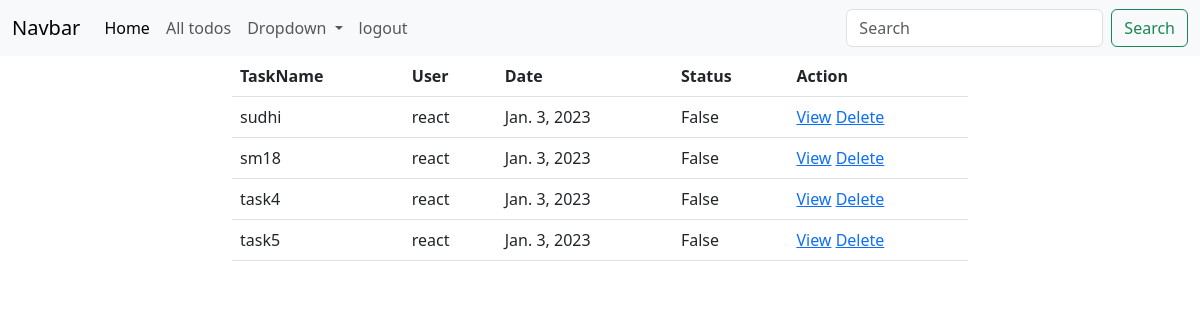
The app's page /task/all (signed in) with its own data.
### task/models.py (models this page shows, shortened)
class Tasks(models.Model):
    task_name=models.CharField(max_length=200)
    created_date=models.DateField(auto_now_add=True)
    status=models.BooleanField(default=False)
    user=models.ForeignKey(User,on_delete=models.CASCADE)

### task/views.py (the view)
# urls.py: path("task/all",views.TaskListView.as_view(),name="task-list"),
@method_decorator(signin_required,name="dispatch")
class TaskListView(ListView):
    model=Tasks
    template_name="task-list.html"
    context_object_name="todos"
    def get_queryset(self):
        return Tasks.objects.filter(user=self.request.user)

### task/views.py (called while the page is built)
def signin_required(fn):
    def wrapper(request,*args,**kwargs):
        if not request.user.is_authenticated:
            messages.error(request,"you must login")
            return redirect("signin")
        else:
            return fn(request,*args,**kwargs)
    return wrapper

### task/templates/task-list.html (shortened to what this page needs)
{%extends 'base.html'%}
{%block body%}
<div class="container">
    <div class="row">
        <div class="col-2"></div>
        <div class="col-8">
            <table class="table">
                <tr">
                    <th>TaskName</th>
                    <th>User</th>
                    <th>Date</th>
                    <th>Status</th>
                    <th>Action</th>
                {%for t in todos%}
                <tr>
                    <td>{{t.task_name}}</td>
                    <td>{{t.user}}</td>
                    <td>{{t.created_date}}</td>
                    <td>{{t.status}}</td>
                    <td>
                        <a href="{%url 'task-detail' t.id%}">View</a>
                        <a href="{%url 'task-delete' t.id%}">Delete</a>
                    </td>
                </tr>
                {%endfor%}
            </table>
        </div>
        <div class="col-2"></div>
    </div>
</div>
{%endblock%}

### task/templates/base.html (shortened to what this page needs)
<!DOCTYPE html>
<html lang="en">
<head>
    <link href="https://cdn.jsdelivr.net/npm/bootstrap@5.3.0-alpha1/dist/css/bootstrap.min.css" rel="stylesheet">
  </head>
<body>
    <nav class="navbar navbar-expand-lg bg-body-tertiary">
        <div class="container-fluid">
          <a class="navbar-brand" href="#">Navbar</a>
          <div class="collapse navbar-collapse" id="navbarSupportedContent">
            <ul class="navbar-nav me-auto mb-2 mb-lg-0">
              <li class="nav-item">
                <a class="nav-link active" aria-current="page" href="{%url 'home'%}">Home</a>
              </li>
              <li class="nav-item">
                <a class="nav-link" href="{%url 'task-list'%}">All todos</a>
              </li>
              <li class="nav-item dropdown">
                <a class="nav-link dropdown-toggle" href="#" role="button" data-bs-toggle="dropdown" aria-expanded="false">
                  Dropdown
                </a>
              </li>
              <li class="nav-item">
                <a class="nav-link" href="{%url 'signout'%}">logout</a>
              </li>
            </ul>
            <form class="d-flex" role="search">
              <input class="form-control me-2" type="search" placeholder="Search" aria-label="Search">
              <button class="btn btn-outline-success" type="submit">Search</button>
            </form>
          </div>
        </div>
      </nav>
      {%block body%}
      {%endblock%}
</body>
</html>

### records on screen
Tasks: task_name "sudhi", user "react", created_date "Jan. 3, 2023", status "False"
Tasks: task_name "sm18", user "react", created_date "Jan. 3, 2023", status "False"
Tasks: task_name "task4", user "react", created_date "Jan. 3, 2023", status "False"
Tasks: task_name "task5", user "react", created_date "Jan. 3, 2023", status "False"
